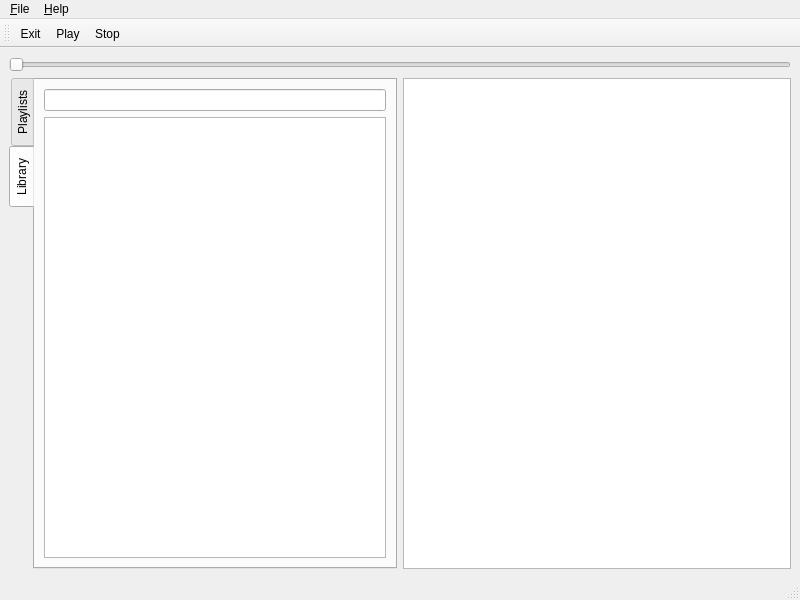
<?xml version="1.0" encoding="UTF-8"?>
<ui version="4.0">
 <class>MainWindow</class>
 <widget class="QMainWindow" name="MainWindow">
  <property name="geometry">
   <rect>
    <x>0</x>
    <y>0</y>
    <width>800</width>
    <height>600</height>
   </rect>
  </property>
  <property name="windowTitle">
   <string>MainWindow</string>
  </property>
  <widget class="QWidget" name="centralwidget">
   <layout class="QGridLayout" name="gridLayout">
    <item row="0" column="0" colspan="2">
     <widget class="QSlider" name="horizontalSlider">
      <property name="orientation">
       <enum>Qt::Horizontal</enum>
      </property>
      <property name="invertedAppearance">
       <bool>false</bool>
      </property>
      <property name="invertedControls">
       <bool>false</bool>
      </property>
      <property name="tickPosition">
       <enum>QSlider::NoTicks</enum>
      </property>
     </widget>
    </item>
    <item row="1" column="0">
     <widget class="QTabWidget" name="tabWidget">
      <property name="tabPosition">
       <enum>QTabWidget::West</enum>
      </property>
      <property name="currentIndex">
       <number>1</number>
      </property>
      <widget class="QWidget" name="playlistsTab">
       <attribute name="title">
        <string>Playlists</string>
       </attribute>
      </widget>
      <widget class="QWidget" name="libraryTab">
       <attribute name="title">
        <string>Library</string>
       </attribute>
       <layout class="QVBoxLayout" name="verticalLayout_2">
        <item>
         <layout class="QVBoxLayout" name="verticalLayout">
          <item>
           <widget class="QLineEdit" name="lineEdit"/>
          </item>
          <item>
           <widget class="QTreeView" name="treeView"/>
          </item>
         </layout>
        </item>
       </layout>
      </widget>
     </widget>
    </item>
    <item row="1" column="1">
     <widget class="QTableView" name="tableView"/>
    </item>
   </layout>
  </widget>
  <widget class="QMenuBar" name="menubar">
   <property name="geometry">
    <rect>
     <x>0</x>
     <y>0</y>
     <width>800</width>
     <height>21</height>
    </rect>
   </property>
   <widget class="QMenu" name="menuFile">
    <property name="title">
     <string>&amp;File</string>
    </property>
    <addaction name="actionExit"/>
   </widget>
   <widget class="QMenu" name="menu_Help">
    <property name="title">
     <string>&amp;Help</string>
    </property>
    <addaction name="action_About"/>
   </widget>
   <addaction name="menuFile"/>
   <addaction name="menu_Help"/>
  </widget>
  <widget class="QStatusBar" name="statusbar"/>
  <widget class="QToolBar" name="toolBar">
   <property name="windowTitle">
    <string>toolBar</string>
   </property>
   <attribute name="toolBarArea">
    <enum>TopToolBarArea</enum>
   </attribute>
   <attribute name="toolBarBreak">
    <bool>false</bool>
   </attribute>
   <addaction name="actionExit"/>
   <addaction name="actionPlay"/>
   <addaction name="actionStop"/>
  </widget>
  <action name="actionExit">
   <property name="text">
    <string>&amp;Exit</string>
   </property>
  </action>
  <action name="actionSettings">
   <property name="text">
    <string>Settings</string>
   </property>
  </action>
  <action name="action_About">
   <property name="text">
    <string>&amp;About</string>
   </property>
  </action>
  <action name="actionPlay">
   <property name="text">
    <string>Play</string>
   </property>
   <property name="toolTip">
    <string>Start playing</string>
   </property>
   <property name="shortcut">
    <string>Meta+P</string>
   </property>
  </action>
  <action name="actionStop">
   <property name="text">
    <string>Stop</string>
   </property>
   <property name="toolTip">
    <string>Stop the music</string>
   </property>
   <property name="shortcut">
    <string>Meta+S</string>
   </property>
  </action>
 </widget>
 <resources/>
 <connections>
  <connection>
   <sender>actionExit</sender>
   <signal>triggered()</signal>
   <receiver>MainWindow</receiver>
   <slot>close()</slot>
   <hints>
    <hint type="sourcelabel">
     <x>-1</x>
     <y>-1</y>
    </hint>
    <hint type="destinationlabel">
     <x>399</x>
     <y>299</y>
    </hint>
   </hints>
  </connection>
 </connections>
</ui>
